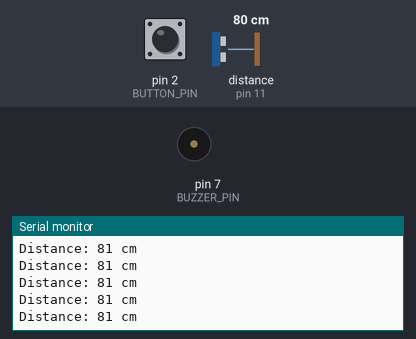
Simulated run of this sketch. Board: Arduino Uno, built with avr-gcc and run on an emulated ATmega328P. On the bench: buzzer (waves = sounding, pin HIGH), the last lines printed to the serial monitor. The test bench sets the inputs (shaded band); at power-on: distance to the obstacle (sensor on pin 11) 80 cm, pin 2 (BUTTON_PIN) HIGH. The echo pulse lasts 58.3 µs per cm.

Above: at 1.2 s.
1.3 s: distance to the obstacle (sensor on pin 11) set to 18 cm
At 1.59 s:
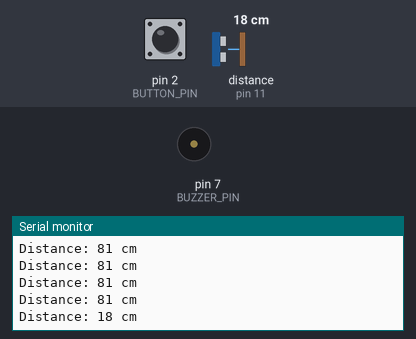
4.3 s: pin 2 (BUTTON_PIN) pulled LOW for 0.25 s
At 4.63 s:
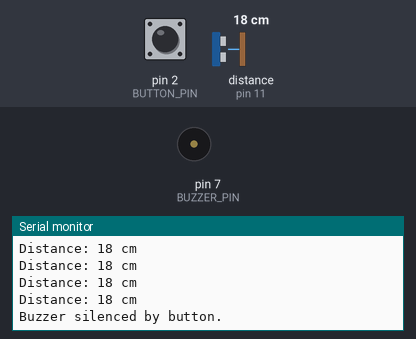

Measured:
- after the input at 1.3 s, the serial monitor: prints a new line after 0.14 s (image 1)
- after the input at 4.3 s, the serial monitor: prints a new line after 0.18 s (image 2)

The sketch:

Door-Alarm-System-Added-Comments-.ino
```cpp
// Door Alarm System
// Introduction to IoT - PBL
// Authors: Axel Tille-Ascencio, Corrado Palermo
// Date: May 6, 2025


#include <NewPing.h> // External library for ultrasonic sensor

//Names and set values for parts of the circuit
#define TRIGGER_PIN 12
#define ECHO_PIN 11
#define MAX_DISTANCE 200
#define BUZZER_PIN 7
#define BUTTON_PIN 2

// Time (in milliseconds) the door must be open before buzzer sounds
#define DOOR_OPEN_DELAY 10000 // 10 seconds

//Creates a sonar object using the NewPing library
NewPing sonar(TRIGGER_PIN, ECHO_PIN, MAX_DISTANCE);


// Functions to track door state and timing
bool buzzerSilenced = false; //Goes true if button is pressed to silence buzzer
long doorOpenTime = 0; //big number type used to measure time in milliseconds
bool doorWasOpen = false;

// Function 1: Check if the door is open
bool isDoorOpen(int distance) {     //This function takes a number and returns true if > 2
  return (distance > 2);           // If distance is greater than 2cm, assume door is open
}

// Function 2: Control the buzzer
void buzzcause(bool shouldBuzz) {
  if (shouldBuzz) {
    digitalWrite(BUZZER_PIN, HIGH); // Turn buzzer on
  } else {
    digitalWrite(BUZZER_PIN, LOW); // Turn buzzer off
  }
}

void setup() {
  pinMode(BUZZER_PIN, OUTPUT);
  pinMode(TRIGGER_PIN, OUTPUT);
  pinMode(ECHO_PIN, INPUT);
  pinMode(BUTTON_PIN, INPUT_PULLUP); // Use internal pull-up resistor
  Serial.begin(9600);
}

void loop() {
  delay(200); // Slows down how often system checks the door

  int distance = sonar.ping_cm(); // Get distance from sensor
  Serial.print("Distance: ");
  Serial.print(distance);
  Serial.println(" cm");

  bool doorOpen = isDoorOpen(distance); // Calls said function with the distance that was measured

  // Check if button is pressed (LOW means pressed)
  if (digitalRead(BUTTON_PIN) == LOW) {
    buzzerSilenced = true;
    buzzcause(false); // Turn off buzzer
    Serial.println("Buzzer silenced by button.");
  }

  // If door is closed, reset everything
  if (!doorOpen) {
    doorOpenTime = 0;
    buzzerSilenced = false;
    buzzcause(false); // Turn off buzzer, resets timer
  }
  // If door just opened, start timing
  else if (doorOpen && !doorWasOpen) {
    doorOpenTime = millis(); // Record the time when door opened
  }
  // If door has been open, check if delay has passed and buzzer is not silenced
  else if (doorOpen && !buzzerSilenced) {
    if (millis() - doorOpenTime >= DOOR_OPEN_DELAY) {
      buzzcause(true); // Sound the buzzer
      Serial.println("Door open too long! Buzzer ON.");
    } else {
      buzzcause(false); // Wait until delay passes
    }
  }

  // Remembers the last door state. So program detects door just opened.
  doorWasOpen = doorOpen;
}
```
